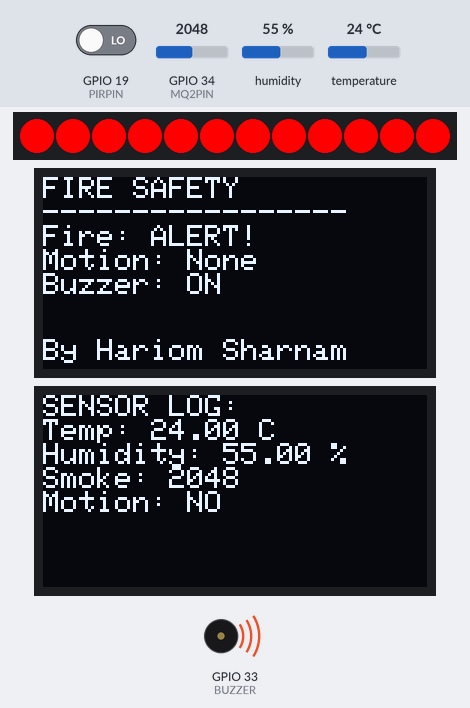
This sketch was run on a simulated ESP32. Parts: 12 RGB LEDs in strip order, left to right, 2 × 128×64 one-colour display, buzzer (waves = sounding, pin HIGH). Inputs (shaded band) come from the test bench; at power-on: GPIO 34 (MQ2PIN) = 2048, GPIO 19 (PIRPIN) LOW, humidity 55 %, temperature 24 °C.

Above: at 1.3 s.
1.4 s: GPIO 34 (MQ2PIN) set to 314
At 2.6 s:
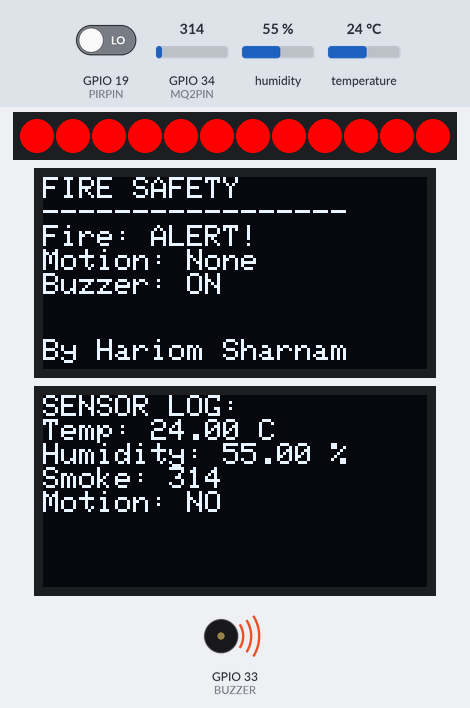
2.9 s: GPIO 34 (MQ2PIN) set to 276
At 3.9 s:
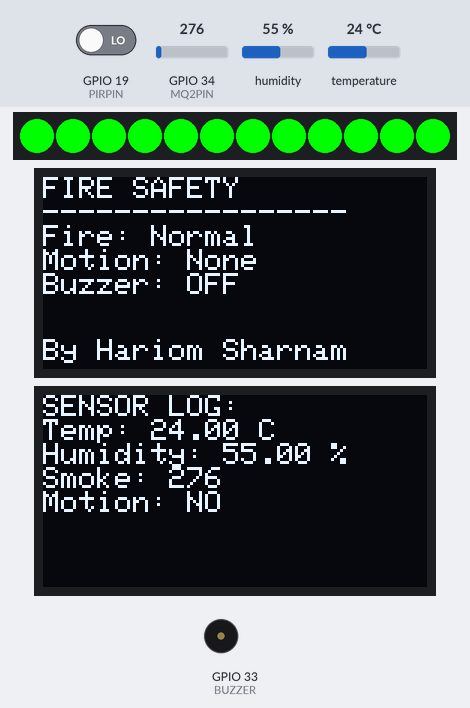
4.5 s: GPIO 19 (PIRPIN) driven HIGH
At 5.3 s:
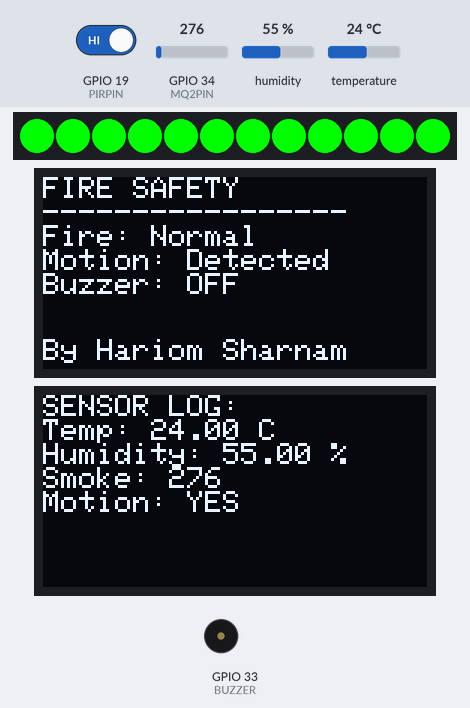
6.1 s: GPIO 19 (PIRPIN) driven LOW
At 6.23 s:
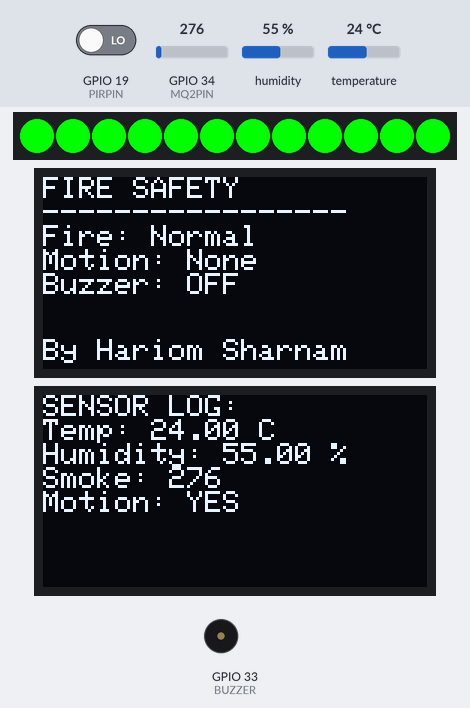
7.7 s: GPIO 34 (MQ2PIN) set to 491
At 7.83 s:
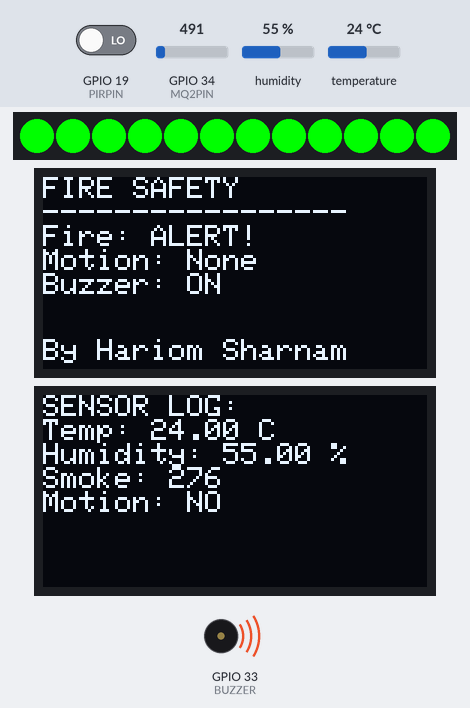
9.3 s: GPIO 19 (PIRPIN) driven HIGH
At 10.0 s:
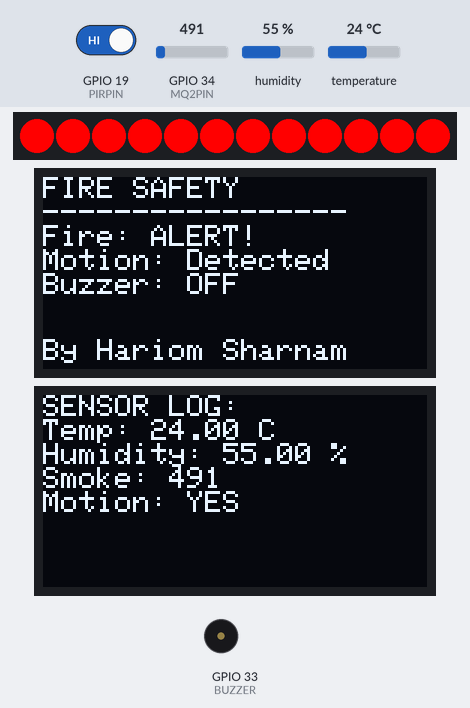
Timing chart, 0 to 11.9 s (numbered marks = the images above; inputs shaded):
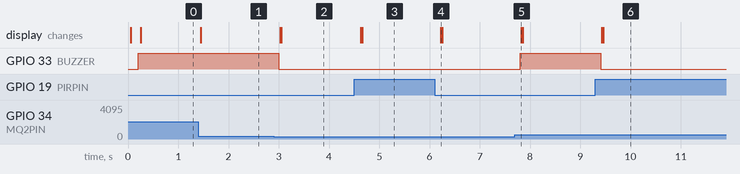

Measured:
- the behaviour switches between 300 and 299 on GPIO 34 (MQ2PIN) (found by bisection; images 1 and 2)
- after the input at 1.4 s, the display: changes after 0.05 s (image 1)
- after the input at 2.9 s, GPIO 33 (BUZZER): HIGH → LOW after 0.10 s; the display: first changes after 0.13 s (image 2 shows a later state)
- after the input at 4.5 s, the display: first changes after 0.13 s (image 3 shows a later state)
- after the input at 6.1 s, the display: changes after 0.13 s (image 4)
- after the input at 7.7 s, GPIO 33 (BUZZER): LOW → HIGH after 0.10 s; the display: changes after 0.13 s (image 5)
- after the input at 9.3 s, GPIO 33 (BUZZER): HIGH → LOW after 0.10 s; the display: first changes after 0.13 s (image 6 shows a later state)

The sketch:

FireSafety-IoT.ino
```cpp
#include <Adafruit_NeoPixel.h>
#include <Adafruit_SSD1306.h>
#include <DHT.h>
#include <Wire.h>

// ------------------------
// CONFIGURATION
// ------------------------
#define DHTPIN 26
#define DHTTYPE DHT22

#define MQ2PIN 34
#define PIRPIN 19
#define BUZZER 33
#define NEOPIXEL_PIN 2
#define NUMPIXELS 12

// OLEDs
#define OLED1_SDA 21  // Fire info
#define OLED1_SCL 37
#define OLED2_SDA 39  // Sensor logs
#define OLED2_SCL 38
#define SCREEN_WIDTH 128
#define SCREEN_HEIGHT 64

#define TEMP_FIRE 45
#define SMOKE_FIRE 300

// ------------------------
// OBJECTS
// ------------------------
DHT dht(DHTPIN, DHTTYPE);
Adafruit_NeoPixel strip(NUMPIXELS, NEOPIXEL_PIN, NEO_GRB + NEO_KHZ800);

// ESP32 has built-in Wire1 for second I2C
Adafruit_SSD1306 oled1(SCREEN_WIDTH, SCREEN_HEIGHT, &Wire, -1);   // Fire info
Adafruit_SSD1306 oled2(SCREEN_WIDTH, SCREEN_HEIGHT, &Wire1, -1);  // Sensor logs

// ------------------------
// TIMING & STATE
// ------------------------
unsigned long previousSensorMillis = 0;
const long sensorInterval = 200; // Sensor read interval

// Sensor values
float temp = 0;
float hum = 0;
int smoke = 0;
bool motion = false;
bool fireDetected = false;
bool lastFireState = false;

// ------------------------
// SETUP
// ------------------------
void setup() {
  Serial.begin(115200);

  // Initialize sensors
  dht.begin();
  pinMode(MQ2PIN, INPUT);
  pinMode(PIRPIN, INPUT);
  pinMode(BUZZER, OUTPUT);

  // NeoPixel
  strip.begin();
  strip.show(); // turn off all pixels initially

  // Initialize OLED1 (Fire info)
  Wire.begin(OLED1_SDA, OLED1_SCL);
  if(!oled1.begin(SSD1306_SWITCHCAPVCC, 0x3C)){
    Serial.println("OLED1 failed");
    while(true);
  }
  oled1.clearDisplay();
  oled1.display();

  // Initialize OLED2 (Sensor logs)
  Wire1.begin(OLED2_SDA, OLED2_SCL);
  if(!oled2.begin(SSD1306_SWITCHCAPVCC, 0x3C)){
    Serial.println("OLED2 failed");
    while(true);
  }
  oled2.clearDisplay();
  oled2.display();
}

// ------------------------
// MAIN LOOP
// ------------------------
void loop() {
  unsigned long currentMillis = millis();

  // --- Task 1: Read sensors & update displays ---
  if(currentMillis - previousSensorMillis >= sensorInterval){
    previousSensorMillis = currentMillis;

    // Read sensors
    temp = dht.readTemperature();
    hum = dht.readHumidity();
    smoke = analogRead(MQ2PIN);
    motion = digitalRead(PIRPIN);

    fireDetected = (smoke >= SMOKE_FIRE) || (temp >= TEMP_FIRE);

    // Buzzer
    digitalWrite(BUZZER, (fireDetected && !motion) ? HIGH : LOW);

    // OLED1: Fire info + project credit
    oled1.clearDisplay();
    oled1.setTextSize(1);
    oled1.setTextColor(SSD1306_WHITE, SSD1306_BLACK);
    oled1.setCursor(0,0);
    oled1.println("FIRE SAFETY");
    oled1.println("-----------------");
    oled1.print("Fire: "); oled1.println(fireDetected ? "ALERT!" : "Normal");
    oled1.print("Motion: "); oled1.println(motion ? "Detected" : "None");
    oled1.print("Buzzer: "); oled1.println((fireDetected && !motion) ? "ON" : "OFF");
    oled1.setCursor(0, SCREEN_HEIGHT-10);
    oled1.println("By Hariom Sharnam");
    oled1.display();

    // OLED2: Sensor logs
    oled2.clearDisplay();
    oled2.setTextSize(1);
    oled2.setTextColor(SSD1306_WHITE, SSD1306_BLACK);
    oled2.setCursor(0,0);
    oled2.println("SENSOR LOG:");
    oled2.print("Temp: "); oled2.print(temp); oled2.println(" C");
    oled2.print("Humidity: "); oled2.print(hum); oled2.println(" %");
    oled2.print("Smoke: "); oled2.print(smoke); oled2.println(" ");
    oled2.print("Motion: "); oled2.println(motion ? "YES" : "NO");
    oled2.display();
  }

  // --- Task 2: NeoPixel full ring ---
  if(fireDetected){
    // Fire detected → full ring glows red
    for(int i = 0; i < NUMPIXELS; i++) {
      strip.setPixelColor(i, strip.Color(255,0,0)); // red
    }
    strip.show();
    lastFireState = true;
  } else {
    // Normal → full ring glows green
    if(lastFireState){ // update only once when state changes
      for(int i = 0; i < NUMPIXELS; i++) {
        strip.setPixelColor(i, strip.Color(0,255,0)); // green
      }
      strip.show();
      lastFireState = false;
    }
  }
}
```
